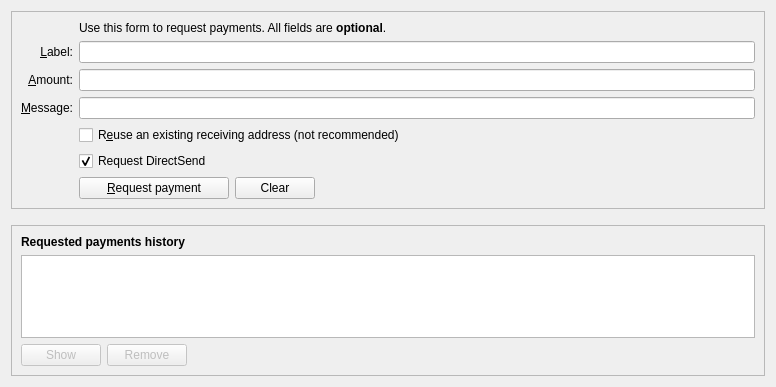
<?xml version="1.0" encoding="UTF-8"?>
<ui version="4.0">
 <class>ReceiveCoinsDialog</class>
 <widget class="QWidget" name="ReceiveCoinsDialog">
  <property name="geometry">
   <rect>
    <x>0</x>
    <y>0</y>
    <width>776</width>
    <height>387</height>
   </rect>
  </property>
  <layout class="QVBoxLayout" name="verticalLayout" stretch="0,0,1">
   <item>
    <widget class="QFrame" name="frame2">
     <property name="sizePolicy">
      <sizepolicy hsizetype="Preferred" vsizetype="Expanding">
       <horstretch>0</horstretch>
       <verstretch>0</verstretch>
      </sizepolicy>
     </property>
     <property name="frameShape">
      <enum>QFrame::StyledPanel</enum>
     </property>
     <property name="frameShadow">
      <enum>QFrame::Sunken</enum>
     </property>
     <layout class="QVBoxLayout" name="verticalLayout_3">
      <item>
       <layout class="QGridLayout" name="gridLayout">
        <item row="7" column="2">
         <widget class="QCheckBox" name="reuseAddress">
          <property name="toolTip">
           <string>Reuse one of the previously used receiving addresses.&lt;br&gt;Reusing addresses has security and privacy issues.&lt;br&gt;Do not use this unless re-generating a payment request made before.</string>
          </property>
          <property name="text">
           <string>R&amp;euse an existing receiving address (not recommended)</string>
          </property>
         </widget>
        </item>
        <item row="7" column="0">
         <widget class="QLabel" name="label_4">
          <property name="text">
           <string/>
          </property>
         </widget>
        </item>
        <item row="6" column="0">
         <widget class="QLabel" name="label_3">
          <property name="toolTip">
           <string>An optional message to attach to the payment request, which will be displayed when the request is opened. Note: The message will not be sent with the payment over the Wienchain network.</string>
          </property>
          <property name="text">
           <string>&amp;Message:</string>
          </property>
          <property name="alignment">
           <set>Qt::AlignRight|Qt::AlignTrailing|Qt::AlignVCenter</set>
          </property>
          <property name="buddy">
           <cstring>reqMessage</cstring>
          </property>
         </widget>
        </item>
        <item row="4" column="2">
         <widget class="QLineEdit" name="reqLabel">
          <property name="toolTip">
           <string>An optional label to associate with the new receiving address.</string>
          </property>
         </widget>
        </item>
        <item row="6" column="2">
         <widget class="QLineEdit" name="reqMessage">
          <property name="toolTip">
           <string>An optional message to attach to the payment request, which will be displayed when the request is opened.&lt;br&gt;Note: The message will not be sent with the payment over the Wienchain network.</string>
          </property>
         </widget>
        </item>
        <item row="2" column="2">
         <widget class="QLabel" name="label_5">
          <property name="text">
           <string>Use this form to request payments. All fields are &lt;b&gt;optional&lt;/b&gt;.</string>
          </property>
         </widget>
        </item>
        <item row="4" column="0">
         <widget class="QLabel" name="label_2">
          <property name="toolTip">
           <string>An optional label to associate with the new receiving address.</string>
          </property>
          <property name="text">
           <string>&amp;Label:</string>
          </property>
          <property name="alignment">
           <set>Qt::AlignRight|Qt::AlignTrailing|Qt::AlignVCenter</set>
          </property>
          <property name="buddy">
           <cstring>reqLabel</cstring>
          </property>
         </widget>
        </item>
        <item row="5" column="0">
         <widget class="QLabel" name="label">
          <property name="toolTip">
           <string>An optional amount to request. Leave this empty or zero to not request a specific amount.</string>
          </property>
          <property name="text">
           <string>&amp;Amount:</string>
          </property>
          <property name="alignment">
           <set>Qt::AlignRight|Qt::AlignTrailing|Qt::AlignVCenter</set>
          </property>
          <property name="buddy">
           <cstring>reqAmount</cstring>
          </property>
         </widget>
        </item>
        <item row="5" column="2">
         <widget class="BitcoinAmountField" name="reqAmount">
          <property name="minimumSize">
           <size>
            <width>80</width>
            <height>0</height>
           </size>
          </property>
          <property name="toolTip">
           <string>An optional amount to request. Leave this empty or zero to not request a specific amount.</string>
          </property>
         </widget>
        </item>
        <item row="9" column="2">
         <layout class="QHBoxLayout" name="horizontalLayout">
          <item>
           <widget class="QPushButton" name="receiveButton">
            <property name="minimumSize">
             <size>
              <width>150</width>
              <height>0</height>
             </size>
            </property>
            <property name="text">
             <string>&amp;Request payment</string>
            </property>
           </widget>
          </item>
          <item>
           <widget class="QPushButton" name="clearButton">
            <property name="sizePolicy">
             <sizepolicy hsizetype="Minimum" vsizetype="Fixed">
              <horstretch>0</horstretch>
              <verstretch>0</verstretch>
             </sizepolicy>
            </property>
            <property name="toolTip">
             <string>Clear all fields of the form.</string>
            </property>
            <property name="text">
             <string>Clear</string>
            </property>
            <property name="autoDefault">
             <bool>false</bool>
            </property>
           </widget>
          </item>
          <item>
           <spacer name="horizontalSpacer">
            <property name="orientation">
             <enum>Qt::Horizontal</enum>
            </property>
            <property name="sizeHint" stdset="0">
             <size>
              <width>40</width>
              <height>20</height>
             </size>
            </property>
           </spacer>
          </item>
         </layout>
        </item>
        <item row="9" column="0">
         <widget class="QLabel" name="label_7">
          <property name="text">
           <string/>
          </property>
         </widget>
        </item>
        <item row="8" column="2">
         <widget class="QCheckBox" name="checkUseDirectSend">
          <property name="text">
           <string>Request DirectSend</string>
          </property>
          <property name="checked">
           <bool>true</bool>
          </property>
         </widget>
        </item>
       </layout>
      </item>
     </layout>
    </widget>
   </item>
   <item>
    <spacer name="verticalSpacer_2">
     <property name="orientation">
      <enum>Qt::Vertical</enum>
     </property>
     <property name="sizeHint" stdset="0">
      <size>
       <width>20</width>
       <height>10</height>
      </size>
     </property>
    </spacer>
   </item>
   <item>
    <widget class="QFrame" name="frame">
     <property name="sizePolicy">
      <sizepolicy hsizetype="Preferred" vsizetype="Expanding">
       <horstretch>0</horstretch>
       <verstretch>0</verstretch>
      </sizepolicy>
     </property>
     <property name="frameShape">
      <enum>QFrame::StyledPanel</enum>
     </property>
     <property name="frameShadow">
      <enum>QFrame::Raised</enum>
     </property>
     <layout class="QVBoxLayout" name="verticalLayout_2">
      <item>
       <widget class="QLabel" name="label_6">
        <property name="font">
         <font>
          <weight>75</weight>
          <bold>true</bold>
         </font>
        </property>
        <property name="text">
         <string>Requested payments history</string>
        </property>
       </widget>
      </item>
      <item>
       <widget class="QTableView" name="recentRequestsView">
        <property name="contextMenuPolicy">
         <enum>Qt::CustomContextMenu</enum>
        </property>
        <property name="tabKeyNavigation">
         <bool>false</bool>
        </property>
        <property name="sortingEnabled">
         <bool>true</bool>
        </property>
       </widget>
      </item>
      <item>
       <layout class="QHBoxLayout" name="horizontalLayout_2">
        <item>
         <widget class="QPushButton" name="showRequestButton">
          <property name="enabled">
           <bool>false</bool>
          </property>
          <property name="toolTip">
           <string>Show the selected request (does the same as double clicking an entry)</string>
          </property>
          <property name="text">
           <string>Show</string>
          </property>
          <property name="autoDefault">
           <bool>false</bool>
          </property>
         </widget>
        </item>
        <item>
         <widget class="QPushButton" name="removeRequestButton">
          <property name="enabled">
           <bool>false</bool>
          </property>
          <property name="toolTip">
           <string>Remove the selected entries from the list</string>
          </property>
          <property name="text">
           <string>Remove</string>
          </property>
          <property name="autoDefault">
           <bool>false</bool>
          </property>
         </widget>
        </item>
        <item>
         <spacer name="horizontalSpacer_2">
          <property name="orientation">
           <enum>Qt::Horizontal</enum>
          </property>
          <property name="sizeHint" stdset="0">
           <size>
            <width>40</width>
            <height>20</height>
           </size>
          </property>
         </spacer>
        </item>
       </layout>
      </item>
     </layout>
    </widget>
   </item>
  </layout>
 </widget>
 <customwidgets>
  <customwidget>
   <class>BitcoinAmountField</class>
   <extends>QLineEdit</extends>
   <header>bitcoinamountfield.h</header>
   <container>1</container>
  </customwidget>
 </customwidgets>
 <tabstops>
  <tabstop>reqLabel</tabstop>
  <tabstop>reqAmount</tabstop>
  <tabstop>reqMessage</tabstop>
  <tabstop>reuseAddress</tabstop>
  <tabstop>receiveButton</tabstop>
  <tabstop>clearButton</tabstop>
  <tabstop>recentRequestsView</tabstop>
  <tabstop>showRequestButton</tabstop>
  <tabstop>removeRequestButton</tabstop>
 </tabstops>
 <resources>
  <include location="../wienchain.qrc"/>
 </resources>
 <connections/>
</ui>
